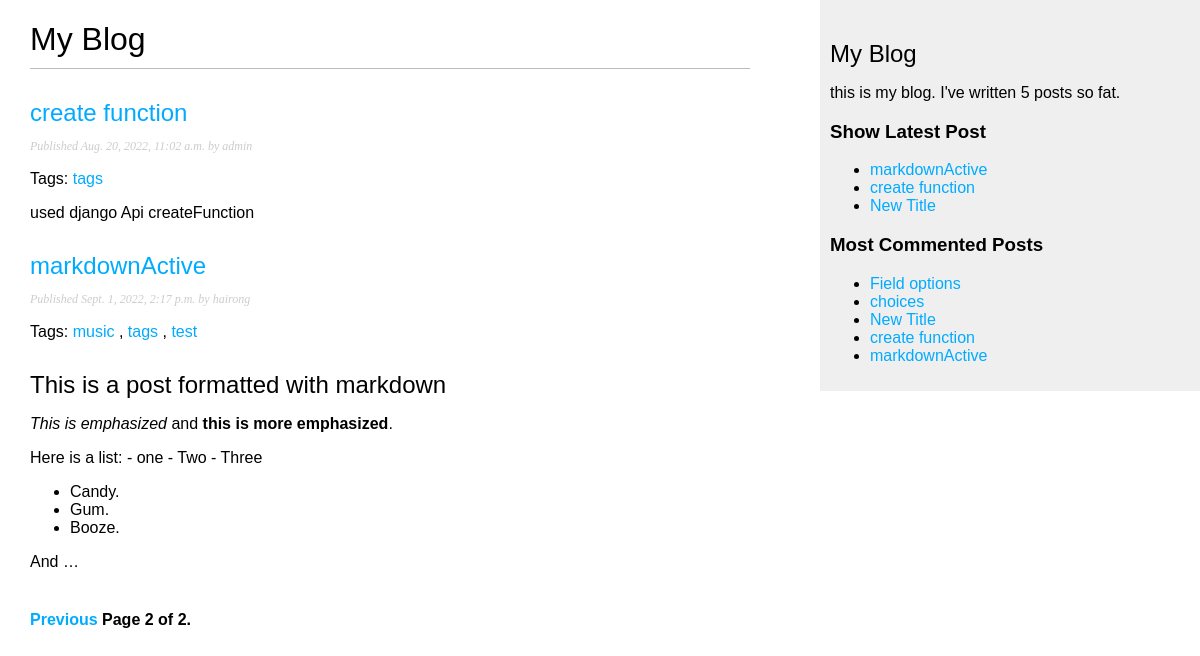
Screenshot of /blog/?page=2 with the database file from the repository.
### blog/models.py (models this page shows, shortened)
class Post(models.Model):
    STATUS_CHOICES = (
        ('draft', 'DRAFT'),
        ('published', 'PUBLISHED')
    )
    title = models.CharField(max_length=250)
    slug = models.SlugField(max_length=250, unique_for_date='publish')
    author = models.ForeignKey(User, on_delete=models.CASCADE, related_name='blog_posts')
    body = models.TextField()
    publish = models.DateTimeField(default=timezone.now)
    created = models.DateTimeField(auto_now_add=True)
    updated =models.DateTimeField(auto_now=True)
    status = models.CharField(max_length=50, choices=STATUS_CHOICES, default='draft')
    class Meat():
        ordering = ('-publish')
    objects = models.Manager()
    published = PublishedManager()
    tags = TaggableManager()
    def get_absolute_url(self):
        return reverse("blog:post_detail", args=[self.publish.year, self.publish.month, self.publish.day, self.slug])

### blog/views.py (the view)
# urls.py: path('', views.post_list, name='post_list'),
def post_list(request, tag_slug=None):
    object_list = Post.published.all()
    tag=None
    if tag_slug:
        tag = get_object_or_404(Tag, slug = tag_slug)
        object_list = object_list.filter(tags__in=[tag])
    paginator = Paginator(object_list, 3)
    page = request.GET.get('page')
    try:
        posts = paginator.page(page)
    except PageNotAnInteger:
        posts = paginator.page(1)
    except EmptyPage:
        posts = paginator.page(paginator.num_pages)
    return render(request, 'blog/post/list.html', {'posts' : posts, 'page':page, 'tag':tag})

### blog/models.py (called while the page is built)
    def get_queryset(self):
        return super(PublishedManager, self).get_queryset().filter(status = 'published')

### blog/templatetags/blog_tags.py (called while the page is built)
@register.simple_tag
def total_posts():
    return Post.published.count()

@register.simple_tag
def get_most_commented_posts(count = 5):
    return Post.published.annotate(total_comments = Count('comments')).order_by('-total_comments')[:count]

@register.inclusion_tag('blog/post/latest_posts.html')
def show_latest_post(count = 5):
    latest_posts = Post.published.order_by('-publish')[:count]
    return {'latest_posts' : latest_posts}

@register.filter(name='markdown')
def markdown_format(text):
    return mark_safe(markdown.markdown(text))

### blog/templates/blog/post/list.html (shortened to what this page needs)
{% extends "blog/base.html" %}
{% load blog_tags %}
{% block content %}
  <h1>My Blog</h1>
  {% for post in posts %}
    <h2>
      <a href="{{post.get_absolute_url}}">{{ post.title }}</a>
    </h2>
    <p class="date">
      Published {{ post.publish }} by {{ post.author }}
    </p>
    <p class="tags">
      Tags:
      {% for tag in post.tags.all %}
      <a href="{% url "blog:post_list_by_tag" tag.slug %}">
      {{ tag.name }}
      </a>
      {% if not forloop.last %}, {% endif %}
      {% endfor %}
    </p>
    {{post.body | markdown | truncatewords_html:30}}
  {% endfor %}
  {% include 'blog/pagination.html' with page=posts %}
{% endblock %}

### blog/templates/blog/base.html (shortened to what this page needs)
{% load static %}
{% load blog_tags %}
<!DOCTYPE html>
<html lang="en">
<head>
    <link rel="stylesheet" href="{% static 'css/blog.css' %}">
</head>
<body>
    <div id='content'>
        {% block content %}
        {% endblock  %}
    </div>
    <div id='sidebar'>
        <h2>My Blog</h2>
        <p>
            this is my blog. I've written {% total_posts %} posts so fat.
        </p>
        <h3>Show Latest Post</h3>
        {% show_latest_post 3 %}
        <h3>Most Commented Posts</h3>
        {% get_most_commented_posts as most_commented_posts %}
        <ul>
            {% for posts in most_commented_posts %}
            <li>
                <a href="{{ posts.get_absolute_url }}">{{ posts.title }}</a>
            </li>
            {% endfor %}
        </ul>
    </div>
</body>
</html>

### blog/templates/blog/post/latest_posts.html
<ul>
    {% for posts in latest_posts %}
        <li>
            <a href="{{ posts.get_absolute_url }}">{{ posts.title }}</a>
        </li>
    {% endfor %}
</ul>

### blog/static/css/blog.css (style rules this page uses)
body { margin:0; padding:0; font-family:helvetica, sans-serif; }
a { color:#00abff; text-decoration:none; }
h1 { font-weight:normal; border-bottom:1px solid #bbb; padding:0 0 10px 0; }
h2 { font-weight:normal; margin:30px 0 0; }
#content { float:left; width:60%; padding:0 0 0 30px; }
#sidebar { float:right; width:30%; padding:10px; background:#efefef; height:100%; }
p.date { color:#ccc; font-family: georgia, serif; font-size: 12px; font-style: italic; }

### rows the page displays
Post: title "create function", publish "Aug. 20, 2022, 11:02 a.m.", author "admin", body "used django Api createFunction"
Tag: name "tags"
Post: title "markdownActive", publish "Sept. 1, 2022, 2:17 p.m.", author "hairong", body "This is a post formatted with markdown This is emphasized and this is more emphasized . Here is a list: - one - Two - Three Candy. Gum. Booze. And …"
Tag: name "music"
Tag: name "test"
Post: title "New Title"
Post: title "Field options"
Post: title "choices"

### other values shown
{{ page.number }} "2"
{{ page.paginator.num_pages }} "2"
